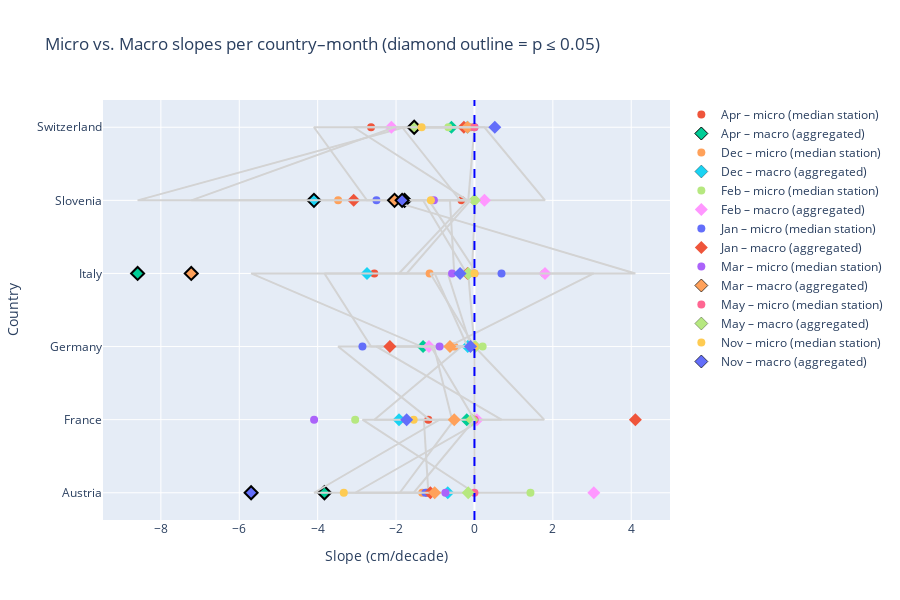

Notebook code for this chart:
### Code cell
import plotly.graph_objects as go
import pandas as pd

left = typical_country_month.rename(
    columns={'median_slope_theil_per_decade':'micro_slope'}
)[['country','month','micro_slope']]
right = avg_country_month.rename(
    columns={'slope_per_decade':'macro_slope'}
)[['country','month','p','macro_slope']]
dm = left.merge(right, on=['country','month'], how='inner')

# One subplot per month, or filter to one month at a time
month_map = {1:'Jan',2:'Feb',3:'Mar',4:'Apr',5:'May',11:'Nov',12:'Dec'}
dm['month_name'] = dm['month'].map(month_map)
dm = dm.sort_values(['month','country'])

fig = go.Figure()
for (m, g) in dm.groupby('month_name'):
    # dumbbell lines
    fig.add_trace(go.Scatter(
        x=g[['micro_slope','macro_slope']].to_numpy().T.flatten(),
        y=(g['country'].repeat(2)),
        mode='lines',
        line=dict(color='lightgray'),
        showlegend=False,
        hoverinfo='skip'
    ))
    # micro dots (median station)
    fig.add_trace(go.Scatter(
        x=g['micro_slope'], y=g['country'], mode='markers',
        name=f'{m} – micro (median station)',
        marker=dict(symbol='circle', size=8),
        hovertemplate=("<b>%{y}</b> — "+m+
                       "<br>Median station slope: %{x:.2f} cm/decade<extra></extra>")
    ))
    # macro dots (aggregated series), outline if significant
    fig.add_trace(go.Scatter(
        x=g['macro_slope'], y=g['country'], mode='markers',
        name=f'{m} – macro (aggregated)',
        marker=dict(symbol='diamond', size=10,
                    line=dict(width=(g['p']<=0.05).map({True:2, False:0}), color='black')),
        hovertemplate=("<b>%{y}</b> — "+m+
                       "<br>Macro slope: %{x:.2f} cm/decade"
                       "<br>p: %{customdata:.3f}<extra></extra>"),
        customdata=g['p']
    ))

fig.update_layout(
    title='Micro vs. Macro slopes per country–month (diamond outline = p ≤ 0.05)',
    xaxis_title='Slope (cm/decade)', yaxis_title='Country', height=600
)
fig.add_vline(x=0, line_dash='dash', line_color='blue')
fig.show()

### Figure 1 — Plotly figure (JSON) as saved in the notebook; plotly's stock layout.template omitted (floating-point values rounded to 4 significant figures)
{"data": [{"hoverinfo": "skip", "line": {"color": "lightgray"}, "mode": "lines", "showlegend": false, "type": "scatter", "x": [-1.212, -1.176, -1.29, -2.554, -0.3302, -2.638, -3.827, -0.1964, -1.312, -8.594, -1.783, -0.5877], "y": ["Austria", "Austria", "France", "France", "Germany", "Germany", "Italy", "Italy", "Slovenia", "Slovenia", "Switzerland", "Switzerland"]}, {"hovertemplate": "<b>%{y}</b> — Apr<br>Median station slope: %{x:.2f} cm/decade<extra></extra>", "marker": {"size": 8, "symbol": "circle"}, "mode": "markers", "name": "Apr – micro (median station)", "type": "scatter", "x": [-1.212, -1.176, -1.29, -2.554, -0.3302, -2.638], "y": ["Austria", "France", "Germany", "Italy", "Slovenia", "Switzerland"]}, {"customdata": [0.0007674, 0.8533, 0.242, 0.001094, 0.0002311, 0.6347], "hovertemplate": "<b>%{y}</b> — Apr<br>Macro slope: %{x:.2f} cm/decade<br>p: %{customdata:.3f}<extra></extra>", "marker": {"line": {"color": "black", "width": [2, 0, 0, 2, 2, 0]}, "size": 10, "symbol": "diamond"}, "mode": "markers", "name": "Apr – macro (aggregated)", "type": "scatter", "x": [-3.827, -0.1964, -1.312, -8.594, -1.783, -0.5877], "y": ["Austria", "France", "Germany", "Italy", "Slovenia", "Switzerland"]}, {"hoverinfo": "skip", "line": {"color": "lightgray"}, "mode": "lines", "showlegend": false, "type": "scatter", "x": [-1.333, -1.905, -0.5128, -1.144, -3.478, -0.08929, -0.681, -1.925, -0.1705, -2.742, -4.094, -0.1784], "y": ["Austria", "Austria", "France", "France", "Germany", "Germany", "Italy", "Italy", "Slovenia", "Slovenia", "Switzerland", "Switzerland"]}, {"hovertemplate": "<b>%{y}</b> — Dec<br>Median station slope: %{x:.2f} cm/decade<extra></extra>", "marker": {"size": 8, "symbol": "circle"}, "mode": "markers", "name": "Dec – micro (median station)", "type": "scatter", "x": [-1.333, -1.905, -0.5128, -1.144, -3.478, -0.08929], "y": ["Austria", "France", "Germany", "Italy", "Slovenia", "Switzerland"]}, {"customdata": [0.7412, 0.581, 0.9496, 0.5821, 5.114e-05, 0.9415], "hovertemplate": "<b>%{y}</b> — Dec<br>Macro slope: %{x:.2f} cm/decade<br>p: %{customdata:.3f}<extra></extra>", "marker": {"line": {"color": "black", "width": [0, 0, 0, 0, 2, 0]}, "size": 10, "symbol": "diamond"}, "mode": "markers", "name": "Dec – macro (aggregated)", "type": "scatter", "x": [-0.681, -1.925, -0.1705, -2.742, -4.094, -0.1784], "y": ["Austria", "France", "Germany", "Italy", "Slovenia", "Switzerland"]}, {"hoverinfo": "skip", "line": {"color": "lightgray"}, "mode": "lines", "showlegend": false, "type": "scatter", "x": [1.429, -3.043, 0.2087, 1.779, 0.0, -0.6667, 3.045, 0.06268, -1.161, 1.8, 0.2545, -2.12], "y": ["Austria", "Austria", "France", "France", "Germany", "Germany", "Italy", "Italy", "Slovenia", "Slovenia", "Switzerland", "Switzerland"]}, {"hovertemplate": "<b>%{y}</b> — Feb<br>Median station slope: %{x:.2f} cm/decade<extra></extra>", "marker": {"size": 8, "symbol": "circle"}, "mode": "markers", "name": "Feb – micro (median station)", "type": "scatter", "x": [1.429, -3.043, 0.2087, 1.779, 0.0, -0.6667], "y": ["Austria", "France", "Germany", "Italy", "Slovenia", "Switzerland"]}, {"customdata": [0.3525, 1.0, 0.5289, 0.7767, 0.9375, 0.1242], "hovertemplate": "<b>%{y}</b> — Feb<br>Macro slope: %{x:.2f} cm/decade<br>p: %{customdata:.3f}<extra></extra>", "marker": {"line": {"color": "black", "width": [0, 0, 0, 0, 0, 0]}, "size": 10, "symbol": "diamond"}, "mode": "markers", "name": "Feb – macro (aggregated)", "type": "scatter", "x": [3.045, 0.06268, -1.161, 1.8, 0.2545, -2.12], "y": ["Austria", "France", "Germany", "Italy", "Slovenia", "Switzerland"]}, {"hoverinfo": "skip", "line": {"color": "lightgray"}, "mode": "lines", "showlegend": false, "type": "scatter", "x": [-1.25, 0.0, -2.857, 0.6905, -2.5, 0.0, -1.125, 4.106, -2.158, -0.1764, -3.081, -0.2703], "y": ["Austria", "Austria", "France", "France", "Germany", "Germany", "Italy", "Italy", "Slovenia", "Slovenia", "Switzerland", "Switzerland"]}, {"hovertemplate": "<b>%{y}</b> — Jan<br>Median station slope: %{x:.2f} cm/decade<extra></extra>", "marker": {"size": 8, "symbol": "circle"}, "mode": "markers", "name": "Jan – micro (median station)", "type": "scatter", "x": [-1.25, 0.0, -2.857, 0.6905, -2.5, 0.0], "y": ["Austria", "France", "Germany", "Italy", "Slovenia", "Switzerland"]}, {"customdata": [0.7616, 0.2536, 0.3435, 0.9645, 0.1821, 0.8192], "hovertemplate": "<b>%{y}</b> — Jan<br>Macro slope: %{x:.2f} cm/decade<br>p: %{customdata:.3f}<extra></extra>", "marker": {"line": {"color": "black", "width": [0, 0, 0, 0, 0, 0]}, "size": 10, "symbol": "diamond"}, "mode": "markers", "name": "Jan – macro (aggregated)", "type": "scatter", "x": [-1.125, 4.106, -2.158, -0.1764, -3.081, -0.2703], "y": ["Austria", "France", "Germany", "Italy", "Slovenia", "Switzerland"]}, {"hoverinfo": "skip", "line": {"color": "lightgray"}, "mode": "lines", "showlegend": false, "type": "scatter", "x": [-0.7407, -4.091, -0.8893, -0.5719, -1.034, -0.1771, -1.015, -0.5153, -0.6251, -7.225, -2.038, -0.175], "y": ["Austria", "Austria", "France", "France", "Germany", "Germany", "Italy", "Italy", "Slovenia", "Slovenia", "Switzerland", "Switzerland"]}, {"hovertemplate": "<b>%{y}</b> — Mar<br>Median station slope: %{x:.2f} cm/decade<extra></extra>", "marker": {"size": 8, "symbol": "circle"}, "mode": "markers", "name": "Mar – micro (median station)", "type": "scatter", "x": [-0.7407, -4.091, -0.8893, -0.5719, -1.034, -0.1771], "y": ["Austria", "France", "Germany", "Italy", "Slovenia", "Switzerland"]}, {"customdata": [0.6632, 0.8672, 0.6303, 0.03845, 0.03339, 0.9034], "hovertemplate": "<b>%{y}</b> — Mar<br>Macro slope: %{x:.2f} cm/decade<br>p: %{customdata:.3f}<extra></extra>", "marker": {"line": {"color": "black", "width": [0, 0, 0, 2, 2, 0]}, "size": 10, "symbol": "diamond"}, "mode": "markers", "name": "Mar – macro (aggregated)", "type": "scatter", "x": [-1.015, -0.5153, -0.6251, -7.225, -2.038, -0.175], "y": ["Austria", "France", "Germany", "Italy", "Slovenia", "Switzerland"]}, {"hoverinfo": "skip", "line": {"color": "lightgray"}, "mode": "lines", "showlegend": false, "type": "scatter", "x": [0.0, 0.0, 0.0, 0.0, 0.0, 0.0, -0.1591, -0.06547, 0.01975, -0.158, 0.0, -1.537], "y": ["Austria", "Austria", "France", "France", "Germany", "Germany", "Italy", "Italy", "Slovenia", "Slovenia", "Switzerland", "Switzerland"]}, {"hovertemplate": "<b>%{y}</b> — May<br>Median station slope: %{x:.2f} cm/decade<extra></extra>", "marker": {"size": 8, "symbol": "circle"}, "mode": "markers", "name": "May – micro (median station)", "type": "scatter", "x": [0.0, 0.0, 0.0, 0.0, 0.0, 0.0], "y": ["Austria", "France", "Germany", "Italy", "Slovenia", "Switzerland"]}, {"customdata": [0.3653, 0.6409, 0.8544, 0.5453, 0.3483, 4.473e-05], "hovertemplate": "<b>%{y}</b> — May<br>Macro slope: %{x:.2f} cm/decade<br>p: %{customdata:.3f}<extra></extra>", "marker": {"line": {"color": "black", "width": [0, 0, 0, 0, 0, 2]}, "size": 10, "symbol": "diamond"}, "mode": "markers", "name": "May – macro (aggregated)", "type": "scatter", "x": [-0.1591, -0.06547, 0.01975, -0.158, 0.0, -1.537], "y": ["Austria", "France", "Germany", "Italy", "Slovenia", "Switzerland"]}, {"hoverinfo": "skip", "line": {"color": "lightgray"}, "mode": "lines", "showlegend": false, "type": "scatter", "x": [-3.333, -1.55, 0.0, 0.0, -1.111, -1.348, -5.698, -1.729, -0.1012, -0.3663, -1.845, 0.5189], "y": ["Austria", "Austria", "France", "France", "Germany", "Germany", "Italy", "Italy", "Slovenia", "Slovenia", "Switzerland", "Switzerland"]}, {"hovertemplate": "<b>%{y}</b> — Nov<br>Median station slope: %{x:.2f} cm/decade<extra></extra>", "marker": {"size": 8, "symbol": "circle"}, "mode": "markers", "name": "Nov – micro (median station)", "type": "scatter", "x": [-3.333, -1.55, 0.0, 0.0, -1.111, -1.348], "y": ["Austria", "France", "Germany", "Italy", "Slovenia", "Switzerland"]}, {"customdata": [0.0003288, 0.238, 0.9052, 0.9037, 7.057e-05, 0.7136], "hovertemplate": "<b>%{y}</b> — Nov<br>Macro slope: %{x:.2f} cm/decade<br>p: %{customdata:.3f}<extra></extra>", "marker": {"line": {"color": "black", "width": [2, 0, 0, 0, 2, 0]}, "size": 10, "symbol": "diamond"}, "mode": "markers", "name": "Nov – macro (aggregated)", "type": "scatter", "x": [-5.698, -1.729, -0.1012, -0.3663, -1.845, 0.5189], "y": ["Austria", "France", "Germany", "Italy", "Slovenia", "Switzerland"]}], "layout": {"height": 600, "shapes": [{"line": {"color": "blue", "dash": "dash"}, "type": "line", "x0": 0, "x1": 0, "xref": "x", "y0": 0, "y1": 1, "yref": "y domain"}], "title": {"text": "Micro vs. Macro slopes per country–month (diamond outline = p ≤ 0.05)"}, "xaxis": {"title": {"text": "Slope (cm/decade)"}}, "yaxis": {"title": {"text": "Country"}}}}
